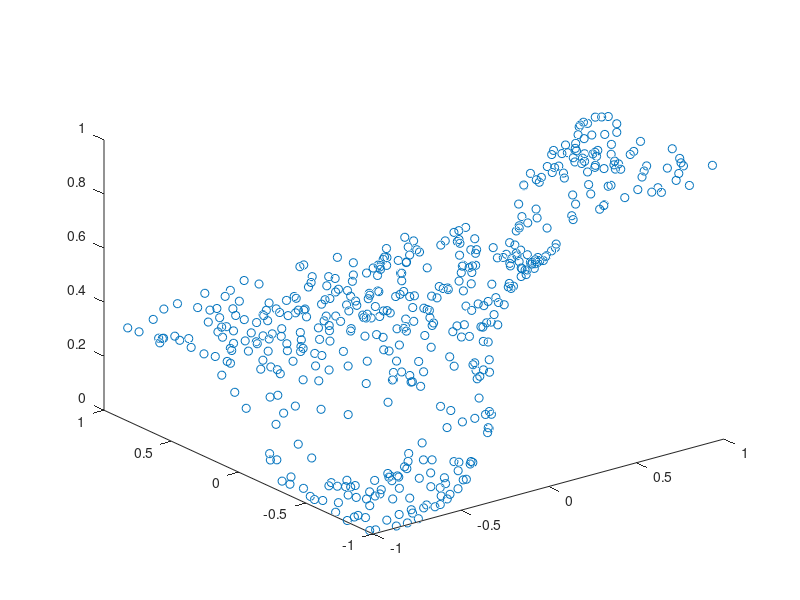

Write MATLAB code to recreate this figure.
function Task3_d
% MP2 Task 3. (d)
% run this code by simply typing Task3_d in the workspace.

% CE: E = − [t ln(y) + (1 − t) ln(1 − y)]
% CE's gradient: ∂E/∂y = (y - t)/y(1 - y)

% The assumption is that we have solely 1 hidden layer including 2 neurons.

% Author: Maryam Najafi
% Created date: Apr 17, 2016
% Last modified date: Apr 17, 2016

close all
clc
clear all
p = [];

% set the random seed
seed = 2;
rng(seed);

% # of samples
N = 1000;
% data dimension
d = 2;
% # of the training set samples
N_train = 50;
% # of the validation set samples
N_val = 450;
% # of the testing set samples
N_test = N - N_train - N_val;

%% 1. generate a sample matrix of N vectors (samples) D = 1000 x 2
D = generateSamples(N, d);
%% 2. create the training set
D_train = D(:, 1:N_train);
%% 3. create the validation set
D_val = D(:, N_train+1:N_train + N_val);
%% 4. create the testing set
D_test = D(:, N_val+N_train+1:N);
%% 5. generate a target vector of N scalar numbers T = 1000 x 1
t = generateTarget(D, N);
%% 6. create the training set target
t_train = t(:, 1:N_train);
%% 7. create the validation set target
t_val = t(:, N_train+1:N_train + N_val);
%% 8. create the testing set target
t_test = t(:, N_val+N_train+1:N);

%%
% # of initial weight vectors
epoch = 2000;
% number of experiments for 10 different weight initializations
iters = 1;
% # of dimension
d = 2;
% # of hidden layers
L = 1;
% the number of units in each hidden layer
H = 2;
% the learning rate
etha = 0.01;
% the Cross-Entropy (cost function)
global CE; CE = [];
% step-halving
a = 0.5;

% do the following steps 10 times for 10 different initial weight vectors
for iter= 1: iters
    seed = iter;
    rng(seed); % to emphasize the difference in weight initializations
    % initialize all network weights to small random numbers
    w = generateWeightVecs(d, H, seed);
    stop = 0;
    counter = 0;
    p = [];
    etha = 0.01;
    CE = [];
    figure();
    while ~stop
        if (counter > epoch)
            break
        end
        counter = counter + 1;
        % initialize the error matrix
        d_E_EBP{1} = zeros(size(w{1})); % 2 x 1
        d_E_EBP{2} = zeros(size(w{2})); % 3 x 1
        % reset
        Y = [];
        % for every sample
        for n = 1 : N_train
            % for every layer (We have 1 hidden layer in this task)
            for l = 1 : L
                %% 9. Forward Propagation Algorithm to calculate all activation and output signals in the network
                [alpha, y, Z_out] = FP(D_train(:, n), w, L);
                Y = [Y; y]; % MLP's output
                %% 10. Error Back-Propagation
                % to calculate all node errors (delta_j)^l from output layer toward the input layer
                d_E_EBP = EBP(y, alpha, t_train(n), D_train(:, n), H, w, L, Z_out, d_E_EBP);
            end
        end
        %% 11. Update weights
        [stop, w] = updateWeights(w, Y, t_train, etha, d_E_EBP, N_train);
        %p = [p; w{2}(1)];
        if (size(CE,2) > 1)
            if CE (end) > CE (end -1)
                etha = a * etha;
            else
               disp(''); 
            end
        end
    end
    %% 12. test
    Y = test(w, D_test, N_test, L);
    
    %% 13. plot
    p = [D_test(1,:); D_test(2,:); Y(:)'];
    plot3(p(1,:), p(2,:), p(3,:),'o')
    
    %% 14. report the misclassified samples' percentage
    misclassified_percentage = report(Y, t_test, N_test);
end


end

function percentage = report(Y, t_test, N)
counter = 0;
    for i = 1: N
       if (Y(i) <= 0.5 ) Y(i) = 0; else Y(i) = 1; end
       % check whether the sample is misclassified
       if (Y(i) ~= t_test(i)) counter = counter + 1; end
    end
    
    percentage = (counter / N) * 100;
end

function Y = test(w, D_test, N_test, L)
Y = [];
    for s = 1: N_test
       [alpha, y, Z_out] = FP(D_test(:, s), w, L); 
       Y = [Y; y];
    end
end

function [stop, w] = updateWeights (w, Y, t_train, etha, d_E_EBP, N_train)
global CE;
upper_limit = 10e-4;

update{1} = - etha * d_E_EBP{1}; % update weights for the hidden layer
w{1} = w{1} + update{1};
update{2} = - etha * d_E_EBP{2}; % update weights for the output layer
w{2} = w{2} + update{2};

tmp1 = abs(d_E_EBP{1}); % Norm of the gradient
tmp2 = abs(d_E_EBP{2});
max_1 = max(max(tmp1));
max_2 = max(max(tmp2));
max_norm = max(max_1, max_2);


sum = 0;
% for n = 1: N_train
%     sum = sum + (-1 * ((t_train(n) * log(Y(n))) + ((1 - t_train(n)) * log(1 - Y(n)))));
% end
CE = [CE (norm (Y -t_train'))^2];
% CE_new = sum / N_train; % the average
% CE = [CE CE_new];

if (max_norm <= upper_limit)
    stop = 1;
else
    stop = 0;
end

end

function d_E_EBP = EBP(y_n, alpha, t_n, Z_in, H, w, L, Z_out, d_E_EBP)

% error for each network output unit (in our case is 1)
delta_L = y_n - t_n; % single output so : means 1

global a; global b;
L = L + 1; % 1 hidden layer + 1 output layer
delta = [];
% error for each network hidden unit (in our case H)
for l= L - 1:-1:1
    
    if l == (L - 1)
        w_tmp = w{2};
        w_tmp = w_tmp(1:length(w_tmp) - 1);
        z_tmp = Z_out(1:size(Z_out, 1) -1);
        delta(:, l) = (1 - z_tmp.^2) .* (w_tmp * delta_L);
        %delta(:, l) = (a * b * (1 - (a * tanh(b * alpha)).^2)) .* (w_tmp * delta_L);
    else
        w_tmp = w{1};
        w_tmp = w_tmp(1:length(w_tmp) - 1);
        delta(:, l) = (a * b * (1 - (a * tanh(b * alpha)).^2)) .* (w_tmp * delta(l + 1, :));
    end
    
end

% compute the partial derivative of E w.r.t. w for 1 given sample
for l = L:-1:1
    if (l == L)
        tmp = (delta_L * Z_out')'; % Weights' erros output layer
        d_E_EBP{2} = d_E_EBP{2} + tmp; %the accumulative error for the hidden layer
    else
        tmp = (delta(:, l) * Z_in')'; % Weights' errors hidden layer
        d_E_EBP{1} = d_E_EBP{1} + tmp; % the accumulative error for the output layer
    end
    
end

end


function [alpha, y, Z_out] = FP(sample, w_0, L)
% Forward Propagation Algorithm
% Based on the provided notes (Error Back-Propagation Algorithm for MLP
% training)
% propagate the input forward through the network
global a; global b;
a = 1; b = 1; % given the notes

% 1. initialize with network inputs
Z_in = sample;
alpha = [];
Z_out = [];
% 2. forward-propagation signals
for l = 1 : L % For this problem only 1 hidden layer is assumed!
    alpha(:, l) = w_0{1}' * Z_in; % w_0 is a 3 by 2 matrix if
    % we have sample input of 2 plus a bias
    % and 2 hidden units in the hidden layer
    % g(activation signal) Hyperbolic Tangent Activation function plus
    % a bias weight
    Z_out(:, l) = a * tanh(b * alpha(:, l));
    
end

Z_out = [Z_out; 1]; % add bias to the z_out
y = w_0{2}' * Z_out;
% apply the logistic function to get the final output
y = 1 / (1 + exp (- y));


end


function w = generateWeightVecs(d, num_of_units, seed)
% W: a matrix of random weight values
% for the jth neuron there is a weight matrix that has 5 elements
% (W_ji)_l; for i from 1 to 5 and for only lth layer.
% Since we have only one hidden layer (H = 1), l = 1.
rng(seed);
w{1} = [];
w{2} = [];
down = 0;
up = 1;
w{1} = (up - down) * rand((d + 1), num_of_units) + down; % + 1 is bias
w{2} = (up - down) * rand((num_of_units + 1), 1) + down; % + 1 is bias

end

function D = generateSamples(N, d)
% D represents 1000 samples and stands for the Dataset
D = 2 * rand(d,N) - 1; % samples are uniformly distributed between -1 and 1
D = [D; ones(1, N)];
end

function T = generateTarget(D, N)
% target labels are either 0 or 1
T = [];
for i = 1:N
    if D(1,i) * D(2,i) >= 0
        T = [T 0];
    else
        T = [T 1];
    end
end

end
